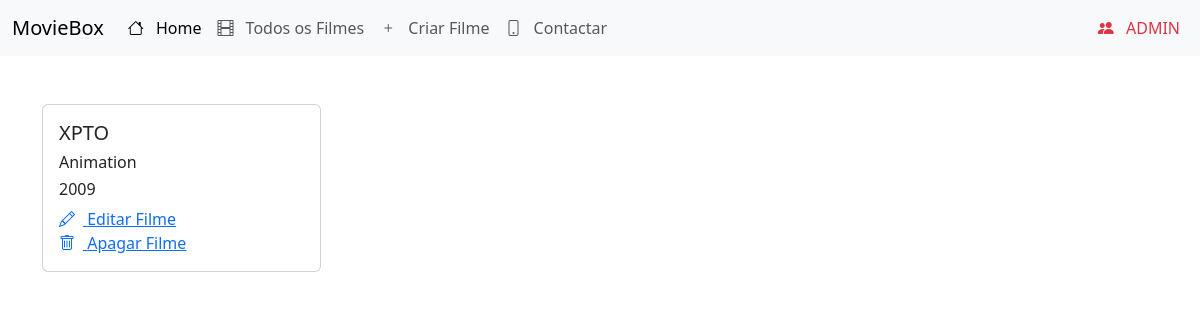
The page /movies-detail/1/ on the database its author committed.
### movies/models.py (models this page shows, shortened)
class Movie(models.Model):
    title = models.CharField(max_length=255, blank=False, null=False)
    year = models.IntegerField()
    genre = models.ForeignKey(Genre, on_delete=models.SET_NULL, null=True)
    class Meta:
        verbose_name = "Movie"
        verbose_name_plural = "Movies"

class Genre(models.Model):
    name = models.CharField(max_length=100)
    class Meta:
        verbose_name = "Genre"
        verbose_name_plural = "Genres"
    def __str__(self):
        return self.name

### movies/views.py (the view)
# urls.py: path("movies-detail/<int:pk>/", MovieDetailView.as_view(), name="movie-detail"),
class MovieDetailView(DetailView):
    model = Movie
    def get_context_data(self, **kwargs):
        context = super().get_context_data(**kwargs)
        context["detail"] = True
        return context

### movies/templates/movies/movie_detail.html (shortened to what this page needs)
{% extends 'base.html' %}
{% block content %}
    {% include 'movie_card.html' %}
{% endblock content %}

### movies/templates/movie_card.html (shortened to what this page needs)
<div class="card col-3">
    <div class="card-body">
        <h1 class="fs-5">{{ movie.title }}</h1>
        <h2 class="fs-6">{{ movie.genre }}</h2>
        <h2 class="fs-6">{{ movie.year }}</h2>
        <a href="{% url 'movie-update' pk=movie.pk %}">
            <i class="bi bi-pencil me-2"></i>
            Editar Filme
        </a>
        <br/>
        <a href="{% url 'movie-delete' pk=movie.pk %}">
            <i class="bi bi-trash me-2"></i>
            Apagar Filme
        </a>
    </div>
</div>

### rows shown on the page
Movie: title "XPTO", genre "Animation", year "2009"
